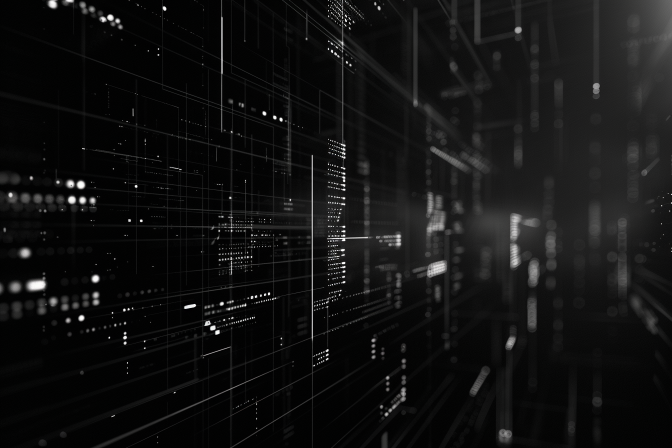
#> input picture assets/hero-subpages.png, 1344 x 896 px (shown at 1/2 size); its folder holds only this picture in this run
$ python optimize-images.py
#> lines starting #> are read from the running program, lines starting #| are printed output that depends on the picture
#!/usr/bin/env python3
"""
Image optimization script for AKM SecureKey website
This script will compress PNG images and create responsive versions
"""

import os
import sys
from PIL import Image
import shutil

def optimize_image(input_path, output_dir):
    """Optimize a single image file"""
#> called with input_path = 'assets/hero-subpages.png', output_dir = 'assets/optimized'
    filename = os.path.basename(input_path)
    name, ext = os.path.splitext(filename)

    print(f"Processing: {filename}")

    try:
        # Open the image
        img = Image.open(input_path)
#> img is the input picture: PIL image 1344x896 RGB; mean R, G, B 17.9, 18, 17.9

        # Convert RGBA to RGB if needed (for JPEG)
        if img.mode in ('RGBA', 'LA'):
            rgb_img = Image.new('RGB', img.size, (255, 255, 255))
            rgb_img.paste(img, mask=img.split()[-1] if img.mode == 'RGBA' else None)
            img = rgb_img

        # Save optimized versions
        # Original size - high quality JPEG
        img.save(os.path.join(output_dir, f"{name}-large.jpg"), 'JPEG', quality=85, optimize=True)

        # 75% size
        medium = img.resize((int(img.width * 0.75), int(img.height * 0.75)), Image.Resampling.LANCZOS)
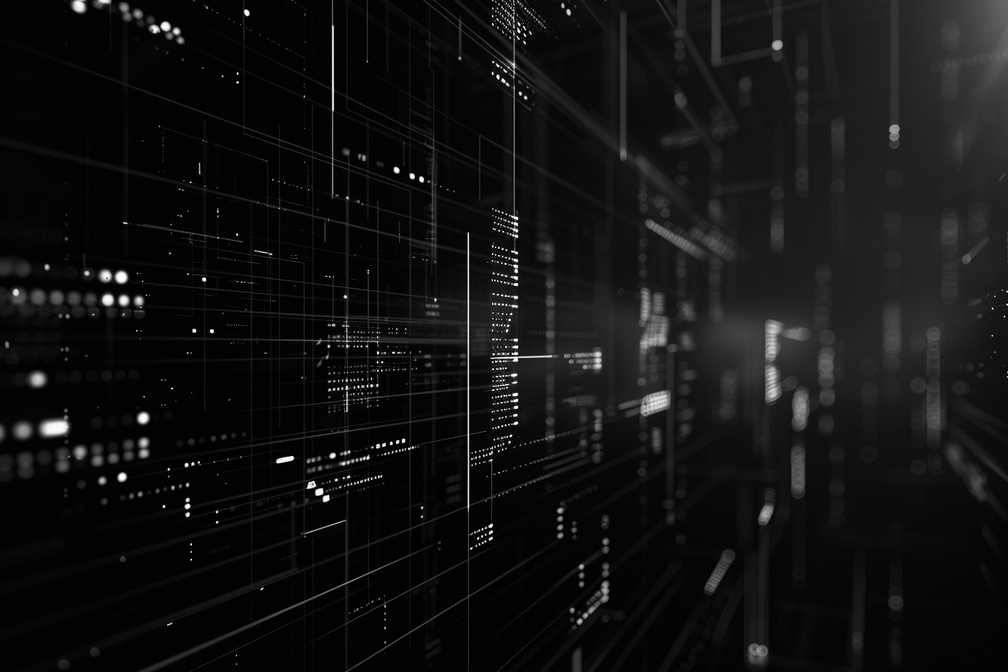
#> medium: PIL image 1008x672 RGB; mean R, G, B 17.9, 18, 17.9
        medium.save(os.path.join(output_dir, f"{name}-medium.jpg"), 'JPEG', quality=85, optimize=True)

        # 50% size
        small = img.resize((int(img.width * 0.5), int(img.height * 0.5)), Image.Resampling.LANCZOS)
        small.save(os.path.join(output_dir, f"{name}-small.jpg"), 'JPEG', quality=85, optimize=True)

        # 25% size for mobile
        mobile = img.resize((int(img.width * 0.25), int(img.height * 0.25)), Image.Resampling.LANCZOS)
        mobile.save(os.path.join(output_dir, f"{name}-mobile.jpg"), 'JPEG', quality=85, optimize=True)

        # Also save an optimized PNG
        img.save(os.path.join(output_dir, f"{name}-optimized.png"), 'PNG', optimize=True)

        print(f"  ✓ Created responsive versions")

        # Show size reduction
        original_size = os.path.getsize(input_path)
        optimized_size = os.path.getsize(os.path.join(output_dir, f"{name}-large.jpg"))
        reduction = (1 - optimized_size / original_size) * 100
        print(f"  ✓ Size reduction: {reduction:.1f}%")

    except Exception as e:
        print(f"  ✗ Error processing {filename}: {str(e)}")

def main():
    print("Starting image optimization...")

    # Check if PIL is available
    try:
        from PIL import Image
    except ImportError:
        print("Error: Pillow is not installed.")
        print("Please install it with: pip install Pillow")
        sys.exit(1)

    # Create output directory
    output_dir = "assets/optimized"
    os.makedirs(output_dir, exist_ok=True)

    # Process hero and background images
    print("\n=== Processing hero and background images ===")
    hero_patterns = [
        "assets/*hero*.png",
        "assets/*background*.png",
        "assets/future-of-ot-security.png",
        "assets/ready-to-secure.png",
        "assets/how-*.png",
        "assets/built-for-the-future.png"
    ]

    import glob
    for pattern in hero_patterns:
        for img_path in glob.glob(pattern):
            if os.path.isfile(img_path):
                optimize_image(img_path, output_dir)

    # Process industry card images
    print("\n=== Processing industry card images ===")
    for img_path in glob.glob("assets/industries/industries-*.png"):
        if os.path.isfile(img_path) and "-photo.png" not in img_path:
            optimize_image(img_path, output_dir)

    # Process industry photos
    print("\n=== Processing industry photos ===")
    for img_path in glob.glob("assets/industries/*-photo.png"):
        if os.path.isfile(img_path):
            # For smaller images, just create optimized version
            filename = os.path.basename(img_path)
            name, ext = os.path.splitext(filename)

            print(f"Processing: {filename}")
            img = Image.open(img_path)

            # Convert to RGB if needed
            if img.mode in ('RGBA', 'LA'):
                rgb_img = Image.new('RGB', img.size, (255, 255, 255))
                rgb_img.paste(img, mask=img.split()[-1] if img.mode == 'RGBA' else None)
                img = rgb_img

            img.save(os.path.join(output_dir, f"{name}.jpg"), 'JPEG', quality=90, optimize=True)

    # Remove duplicate logo
    print("\n=== Removing duplicate files ===")
    if os.path.exists("assets/logos/akmlogo-white.png"):
        print("Removing duplicate logo from assets/logos/")
        os.remove("assets/logos/akmlogo-white.png")
        try:
            os.rmdir("assets/logos")
        except:
            pass

    print("\nOptimization complete!")
    print(f"Optimized files are in {output_dir}/")
    print("\nNext steps:")
    print("1. Review the optimized images for quality")
    print("2. Update HTML files to use optimized images")
    print("3. Implement responsive images with srcset")

if __name__ == "__main__":
    main()
